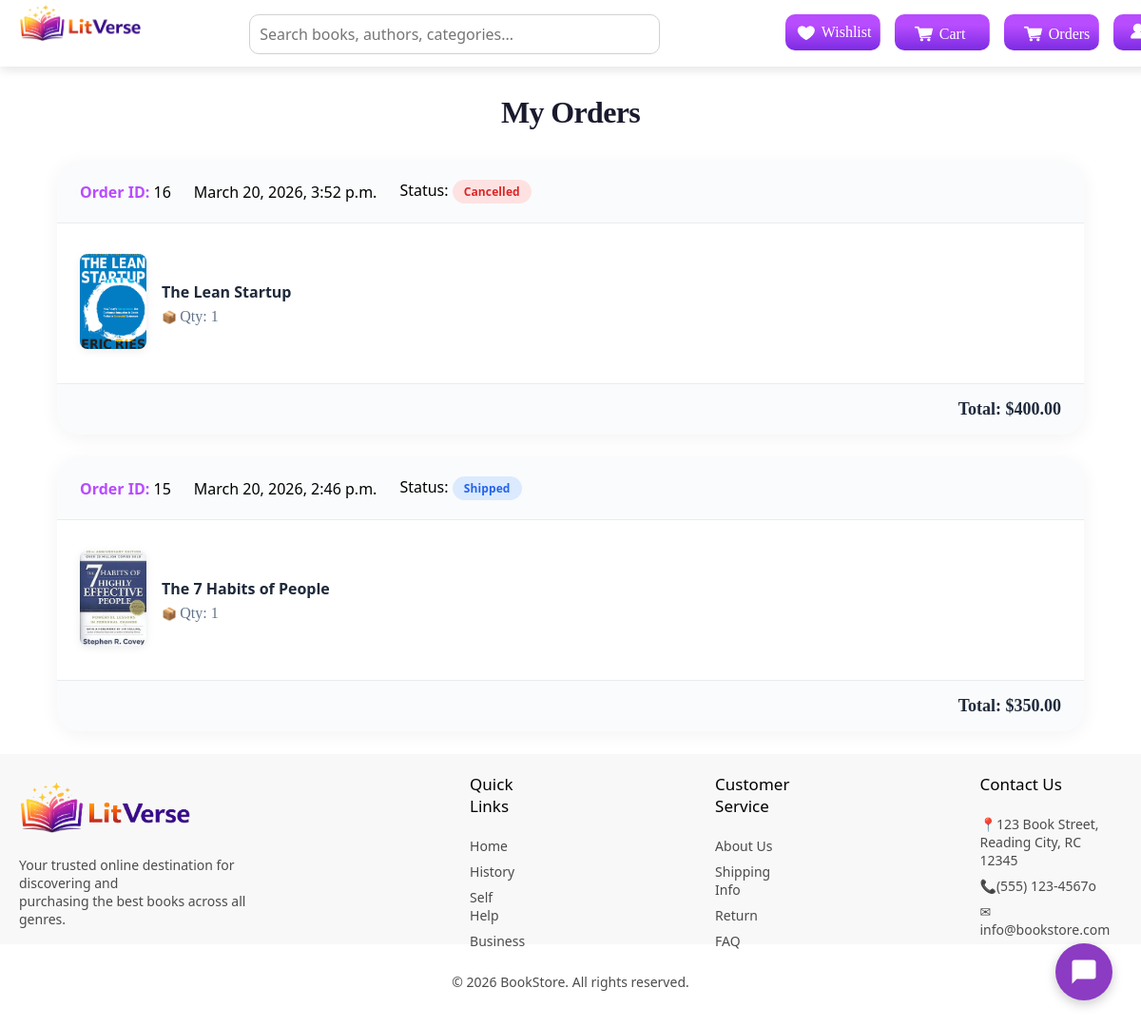
The page /my-orders/ (signed in) on the database as committed earlier.
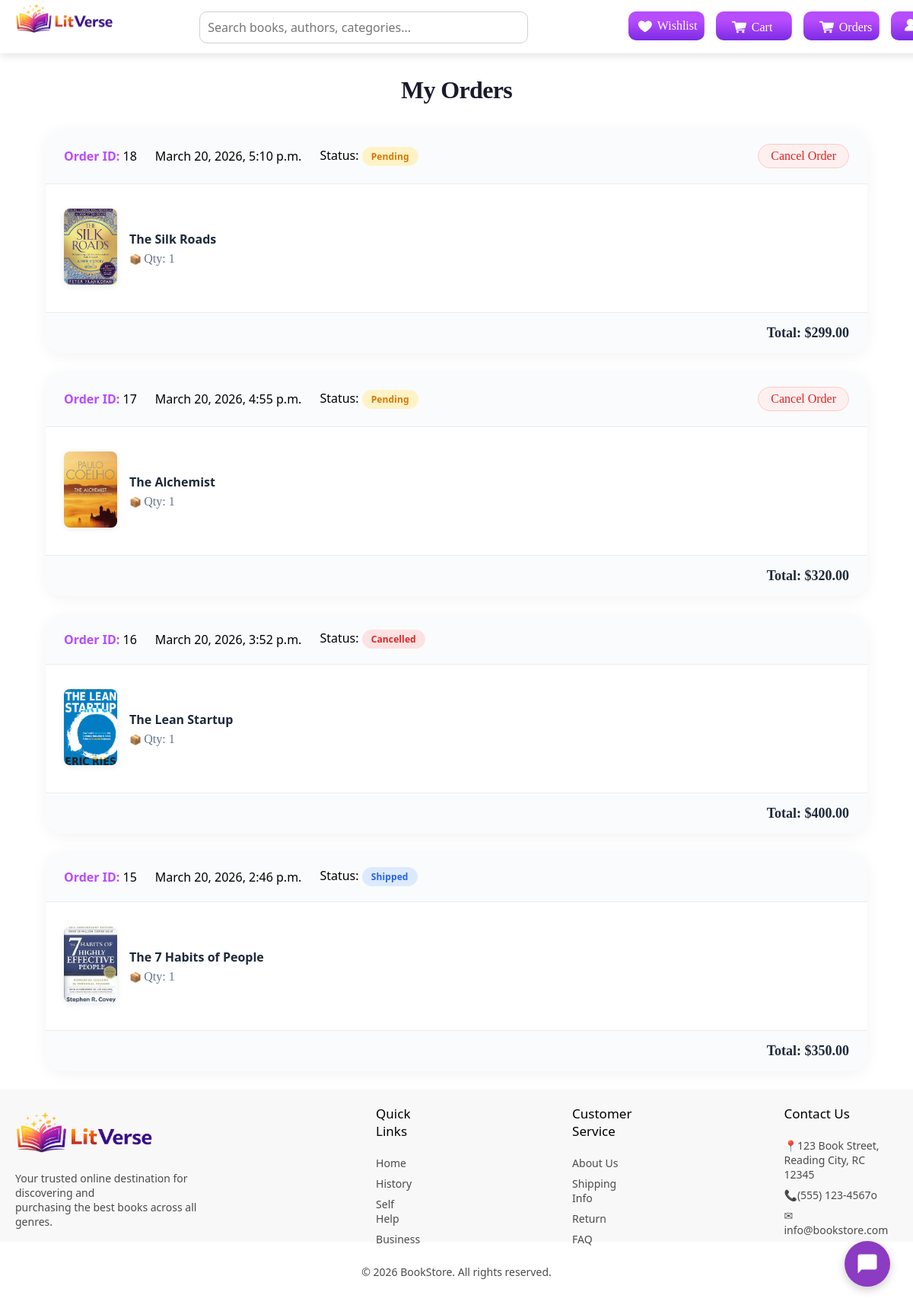
The same page on the database as committed later.
### books/models.py (models this page shows, shortened)
class Order(models.Model):
    STATUS_CHOICES = [
        ('pending', 'Pending'),
        ('processing', 'Processing'),
        ('shipped', 'Shipped'),
        ('delivered', 'Delivered'),
        ('cancelled', 'Cancelled'),
    ]
    user = models.ForeignKey(User, on_delete=models.CASCADE)
    name = models.CharField(max_length=100)
    email = models.EmailField()
    address = models.TextField()
    payment_method = models.CharField(max_length=50)
    total = models.DecimalField(max_digits=10, decimal_places=2)
    status = models.CharField(
        max_length=20,
        choices=STATUS_CHOICES,
        default='pending'
    )
    created_at = models.DateTimeField(auto_now_add=True)

class OrderItem(models.Model):
    order = models.ForeignKey(Order, on_delete=models.CASCADE)
    book = models.ForeignKey('Book', on_delete=models.CASCADE)
    quantity = models.IntegerField()

class Book(models.Model):
    CATEGORY_CHOICES = [
        ('fiction', 'Fiction'),
        ('mystery', 'Mystery'),
        ('scifi', 'Science Fiction'),
        ('romance', 'Romance'),
        ('biography', 'Biography'),
        ('selfhelp', 'Self Help'),
        ('business', 'Business'),
        ('history', 'History'),
    ]
    title = models.CharField(max_length=200)
    author = models.CharField(max_length=200)
    price = models.DecimalField(max_digits=6, decimal_places=2)
    image = models.ImageField(upload_to='book/')
    category = models.CharField(max_length=20, choices=CATEGORY_CHOICES)
    description = models.TextField()
    publisher = models.CharField(max_length=200)
    publication_date = models.DateField()
    isbn = models.CharField(max_length=20)
    pages = models.IntegerField()

### books/views.py (the view)
# urls.py: path('my-orders/', views.my_orders, name='my_orders'),
def my_orders(request):
    orders = Order.objects.filter(user=request.user).order_by('-created_at')
    return render(request, "my_orders.html", {
        'orders': orders
    })

### books/context_processors.py (called while the page is built)
def cart_count(request):
    cart = request.session.get('cart', {})
    count = sum(cart.values())
    return {
        'cart_count': count
    }

### templates/my_orders.html (shortened to what the changed rows need)
<!DOCTYPE html>
<html lang="en">
<head>
    {% load static %}
    <link rel="stylesheet" href="{% static 'css/my_orders.css' %}">
</head>
<body>
    {% if orders %}
    <h2>My Orders</h2>
    {% for order in orders %}
    <div class="order-card">
        <div class="order-header">
            <p><strong>Order ID:</strong> {{ order.id }}</p>
            <p>{{ order.created_at }}</p>
            <p>Status:
                <span class="status {{ order.status }}">
                    {{ order.status }}
                </span>
            </p>
            {% if order.status == 'pending' %}
                <a href="{% url 'cancel_order' order.id %}" class="cancel-btn">
                     Cancel Order
                </a>
            {% endif %}
        </div>
        <div class="order-items">
            {% for item in order.orderitem_set.all %}
            <div class="order-item">
                <a href="{% url 'book_detail' item.book.id %}"><img src="{{ item.book.image.url }}" width="80"></a>
                <div>
                    <p>{{ item.book.title }}</p>
                    <p>Qty: {{ item.quantity }}</p>
                </div>
            </div>
            {% endfor %}
        </div>
        <div class="order-total">
            Total: ${{ order.total }}
        </div>
    </div>
    {% endfor %}
{% endif %}
</body>
</html>

Rows that differ between the two databases and show on the page:
added Order: id "18", created_at "March 20, 2026, 5:10 p.m.", status "Pending", shows "Cancel Order", total "299.00"
added OrderItem: book.image (picture), book "The Silk Roads", quantity "1", shown under "18"
added Order: id "17", created_at "March 20, 2026, 4:55 p.m.", status "Pending", shows "Cancel Order", total "320.00"
added OrderItem: book.image (picture), book "The Alchemist", quantity "1", shown under "17"
